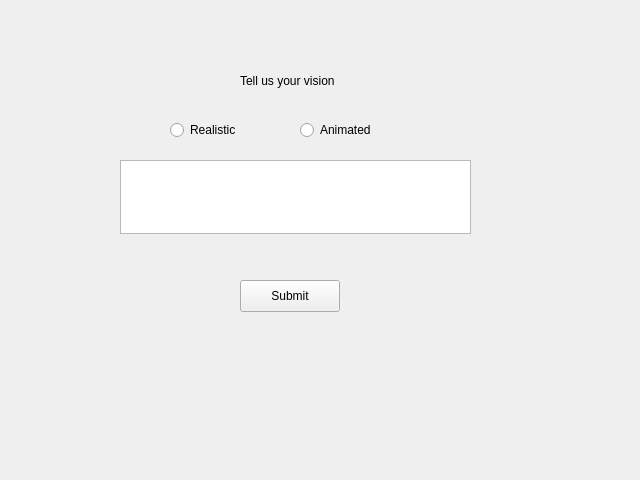
<?xml version="1.0" encoding="UTF-8"?>
<ui version="4.0">
 <class>TextVisionPage</class>
 <widget class="QWidget" name="TextVisionPage">
  <property name="geometry">
   <rect>
    <x>0</x>
    <y>0</y>
    <width>640</width>
    <height>480</height>
   </rect>
  </property>
  <property name="windowTitle">
   <string>Form</string>
  </property>
  <widget class="QLabel" name="label">
   <property name="geometry">
    <rect>
     <x>240</x>
     <y>60</y>
     <width>121</width>
     <height>41</height>
    </rect>
   </property>
   <property name="text">
    <string>Tell us your vision</string>
   </property>
  </widget>
  <widget class="QTextEdit" name="textBox">
   <property name="geometry">
    <rect>
     <x>120</x>
     <y>160</y>
     <width>351</width>
     <height>74</height>
    </rect>
   </property>
  </widget>
  <widget class="QRadioButton" name="realisticButton">
   <property name="geometry">
    <rect>
     <x>170</x>
     <y>120</y>
     <width>99</width>
     <height>20</height>
    </rect>
   </property>
   <property name="text">
    <string>Realistic</string>
   </property>
  </widget>
  <widget class="QRadioButton" name="animatedButton">
   <property name="geometry">
    <rect>
     <x>300</x>
     <y>120</y>
     <width>99</width>
     <height>20</height>
    </rect>
   </property>
   <property name="text">
    <string>Animated</string>
   </property>
  </widget>
  <widget class="QPushButton" name="submitVisionButton">
   <property name="geometry">
    <rect>
     <x>240</x>
     <y>280</y>
     <width>100</width>
     <height>32</height>
    </rect>
   </property>
   <property name="text">
    <string>Submit</string>
   </property>
  </widget>
 </widget>
 <resources/>
 <connections/>
</ui>
